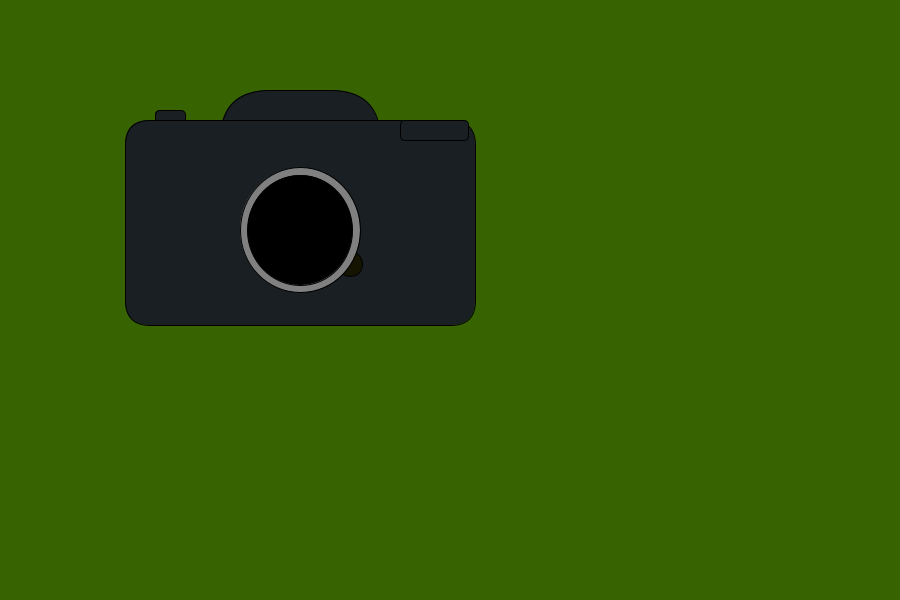
Frame 1 (no input)
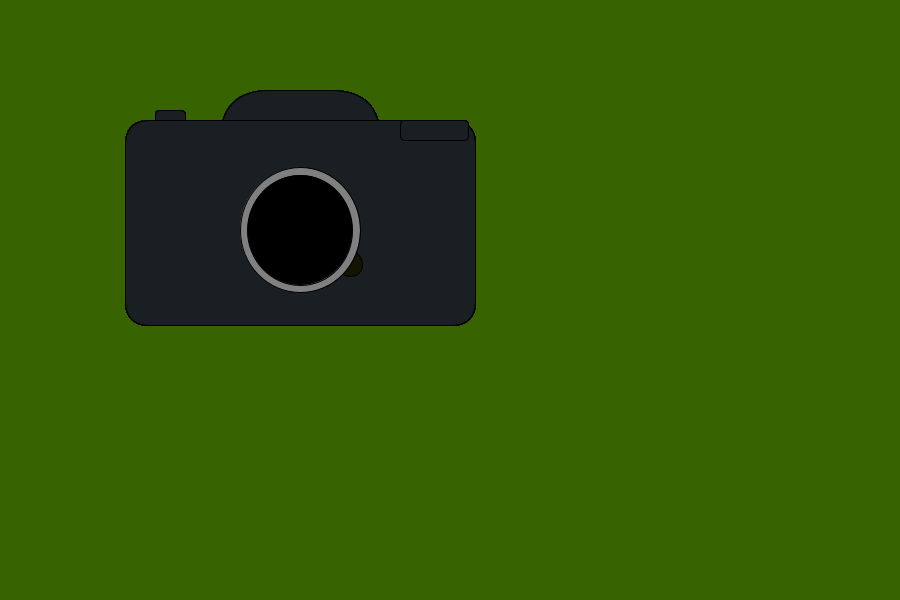
Frame 60 (the mouse pressed at the canvas centre just before this capture)
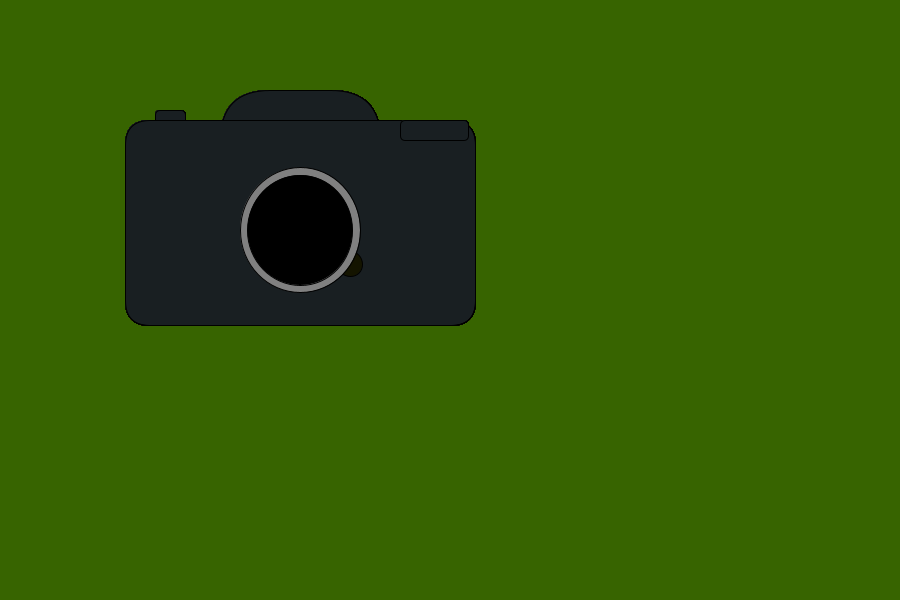
Frame 120 (the mouse held since frame 60 and released just before this capture)

The Processing sketch that drew these frames (run headless with seeded random() and noise(); from frame 60 on, the mouse is pressed at the canvas centre):

// Processing sketch: camera_design_
// ── camera_design_.pde
void setup () {
  size(900, 600); //   0 > 400 Links naar rechts, boven naar beneden
  background (55, 100, 0);
}

void draw () {


  // body top panel
  fill (25, 31, 34);
  rect (220, 90, 160, 100, 80);



  //shutterbutton
  fill (25, 31, 34);
  rect (155, 110, 30, 30, 5);

    //body camera
    fill (25, 31, 34);
  rect (125, 120, 350, 205, 25);  //1e 2 parameters zijn voor de locatie van de linker bovenhoek

// lens knopje
  fill(20, 20, 0);
  ellipse (350, 264, 25, 25);
  
  //lens outor
  fill (128, 128, 128);
  ellipse (300, 230, 120, 125);

  //lens innor

  fill (0);
  ellipse (300, 230, 105, 110);
  
  
  //flash
   fill (25, 31, 34);
  rect (400, 120, 68, 20, 5);  //1e 2 parameters zijn voor de locatie van de linker bovenhoek

}
